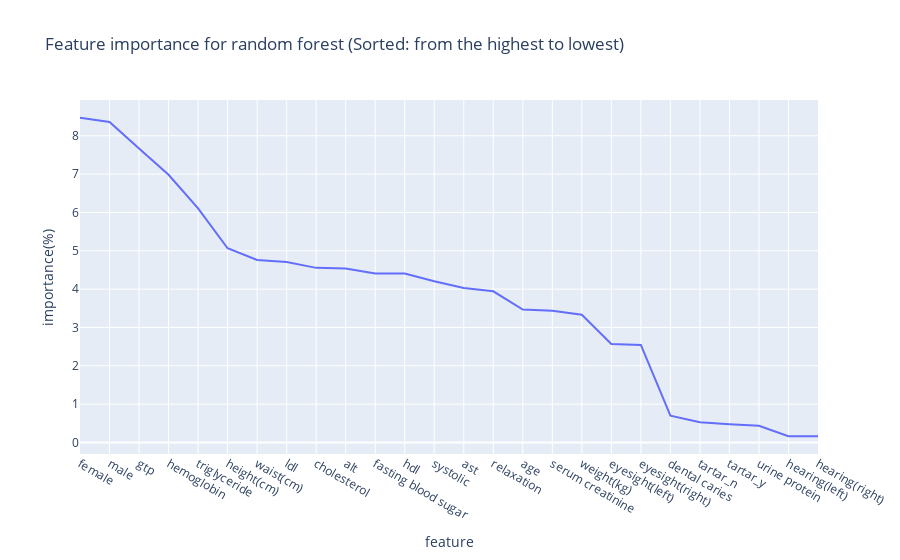

Here is the notebook cell this chart was saved with:
### Code cell
px.line(sig_features, x='feature', y='importance(%)', title="Feature importance for random forest (Sorted: from the highest to lowest)")

### Figure 1 — Plotly figure (JSON) as saved in the notebook; plotly's stock layout.template omitted (floating-point values rounded to 4 significant figures)
{"data": [{"hovertemplate": "feature=%{x}<br>importance(%)=%{y}<extra></extra>", "legendgroup": "", "line": {"color": "#636efa", "dash": "solid"}, "marker": {"symbol": "circle"}, "mode": "lines", "name": "", "orientation": "v", "showlegend": false, "type": "scatter", "x": ["female", "male", "gtp", "hemoglobin", "triglyceride", "height(cm)", "waist(cm)", "ldl", "cholesterol", "alt", "fasting blood sugar", "hdl", "systolic", "ast", "relaxation", "age", "serum creatinine", "weight(kg)", "eyesight(left)", "eyesight(right)", "dental caries", "tartar_n", "tartar_y", "urine protein", "hearing(left)", "hearing(right)"], "xaxis": "x", "y": [8.471, 8.359, 7.666, 6.981, 6.106, 5.065, 4.758, 4.706, 4.554, 4.541, 4.406, 4.405, 4.203, 4.03, 3.942, 3.466, 3.438, 3.331, 2.57, 2.543, 0.6972, 0.5256, 0.4751, 0.4345, 0.164, 0.1606], "yaxis": "y"}], "layout": {"legend": {"tracegroupgap": 0}, "title": {"text": "Feature importance for random forest (Sorted: from the highest to lowest)"}, "xaxis": {"anchor": "y", "domain": [0, 1], "title": {"text": "feature"}}, "yaxis": {"anchor": "x", "domain": [0, 1], "title": {"text": "importance(%)"}}}}
